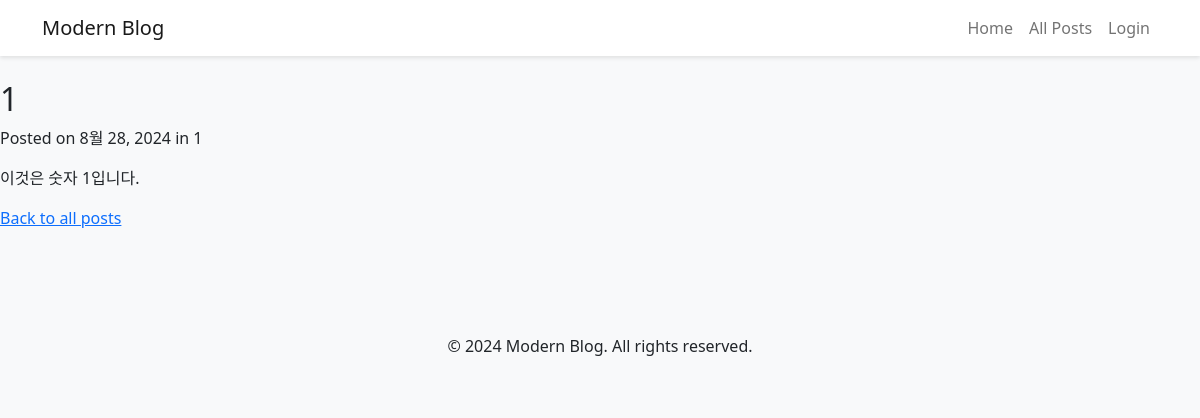
The app's page /post/1/ with its own data.
### blog/models.py (models this page shows, shortened)
class Post(models.Model):
    title = models.CharField(max_length=200)
    content = models.TextField()
    created_date = models.DateTimeField(default=timezone.now)
    modified_date = models.DateTimeField(auto_now=True)
    category = models.ForeignKey(Category, on_delete=models.SET_NULL, null=True, related_name='posts')
    author = models.ForeignKey(User, on_delete=models.CASCADE)
    class Meta:
        ordering = ['-created_date']

class Category(models.Model):
    name = models.CharField(max_length=100)
    slug = models.SlugField(unique=True, blank=True)
    description = models.TextField(blank =True)
    class Meta:
        verbose_name_plural = "Categories"

### blog/views.py (the view)
# urls.py: path('post/<int:pk>/', views.post_detail, name='post_detail'),
def post_detail(request, pk):
    post = get_object_or_404(Post, pk=pk)
    return render(request, 'blog/post_detail.html', {'post': post})

### blog/context_processors.py (called while the page is built)
def categories(request):
    return {'categories': Category.objects.exclude(slug='')}

### templates/blog/post_detail.html (shortened to what this page needs)
{% extends 'blog/base.html' %}
{% block content %}
    <article>
        <h2>{{ post.title }}</h2>
        <p class="meta">
            Posted on {{ post.created_date|date:"F d, Y" }}
            {% if post.category %}
                in {{ post.category.name }}
            {% endif %}
        </p>
        <div class="content">
            {{ post.content|linebreaks }}
        </div>
    </article>
    <p><a href="{% url 'post_list' %}">Back to all posts</a></p>
{% endblock %}

### templates/blog/base.html (style rules this page uses)
body { background-color: #f8f9fa; }

### records on screen
Post: title "1", created_date "8월 28, 2024", category.name "1", content "이것은 숫자 1입니다."
